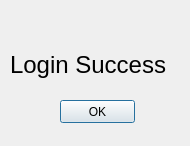
<?xml version="1.0" encoding="UTF-8"?>
<ui version="4.0">
 <class>Dialog</class>
 <widget class="QDialog" name="Dialog">
  <property name="geometry">
   <rect>
    <x>0</x>
    <y>0</y>
    <width>190</width>
    <height>146</height>
   </rect>
  </property>
  <property name="windowTitle">
   <string>Login - </string>
  </property>
  <widget class="QPushButton" name="ok">
   <property name="geometry">
    <rect>
     <x>60</x>
     <y>100</y>
     <width>75</width>
     <height>23</height>
    </rect>
   </property>
   <property name="text">
    <string>OK</string>
   </property>
  </widget>
  <widget class="QLabel" name="label">
   <property name="geometry">
    <rect>
     <x>10</x>
     <y>40</y>
     <width>171</width>
     <height>51</height>
    </rect>
   </property>
   <property name="text">
    <string>&lt;html&gt;&lt;head/&gt;&lt;body&gt;&lt;p&gt;&lt;span style=&quot; font-size:18pt;&quot;&gt;Login Success&lt;/span&gt;&lt;/p&gt;&lt;/body&gt;&lt;/html&gt;</string>
   </property>
  </widget>
 </widget>
 <resources/>
 <connections/>
</ui>
